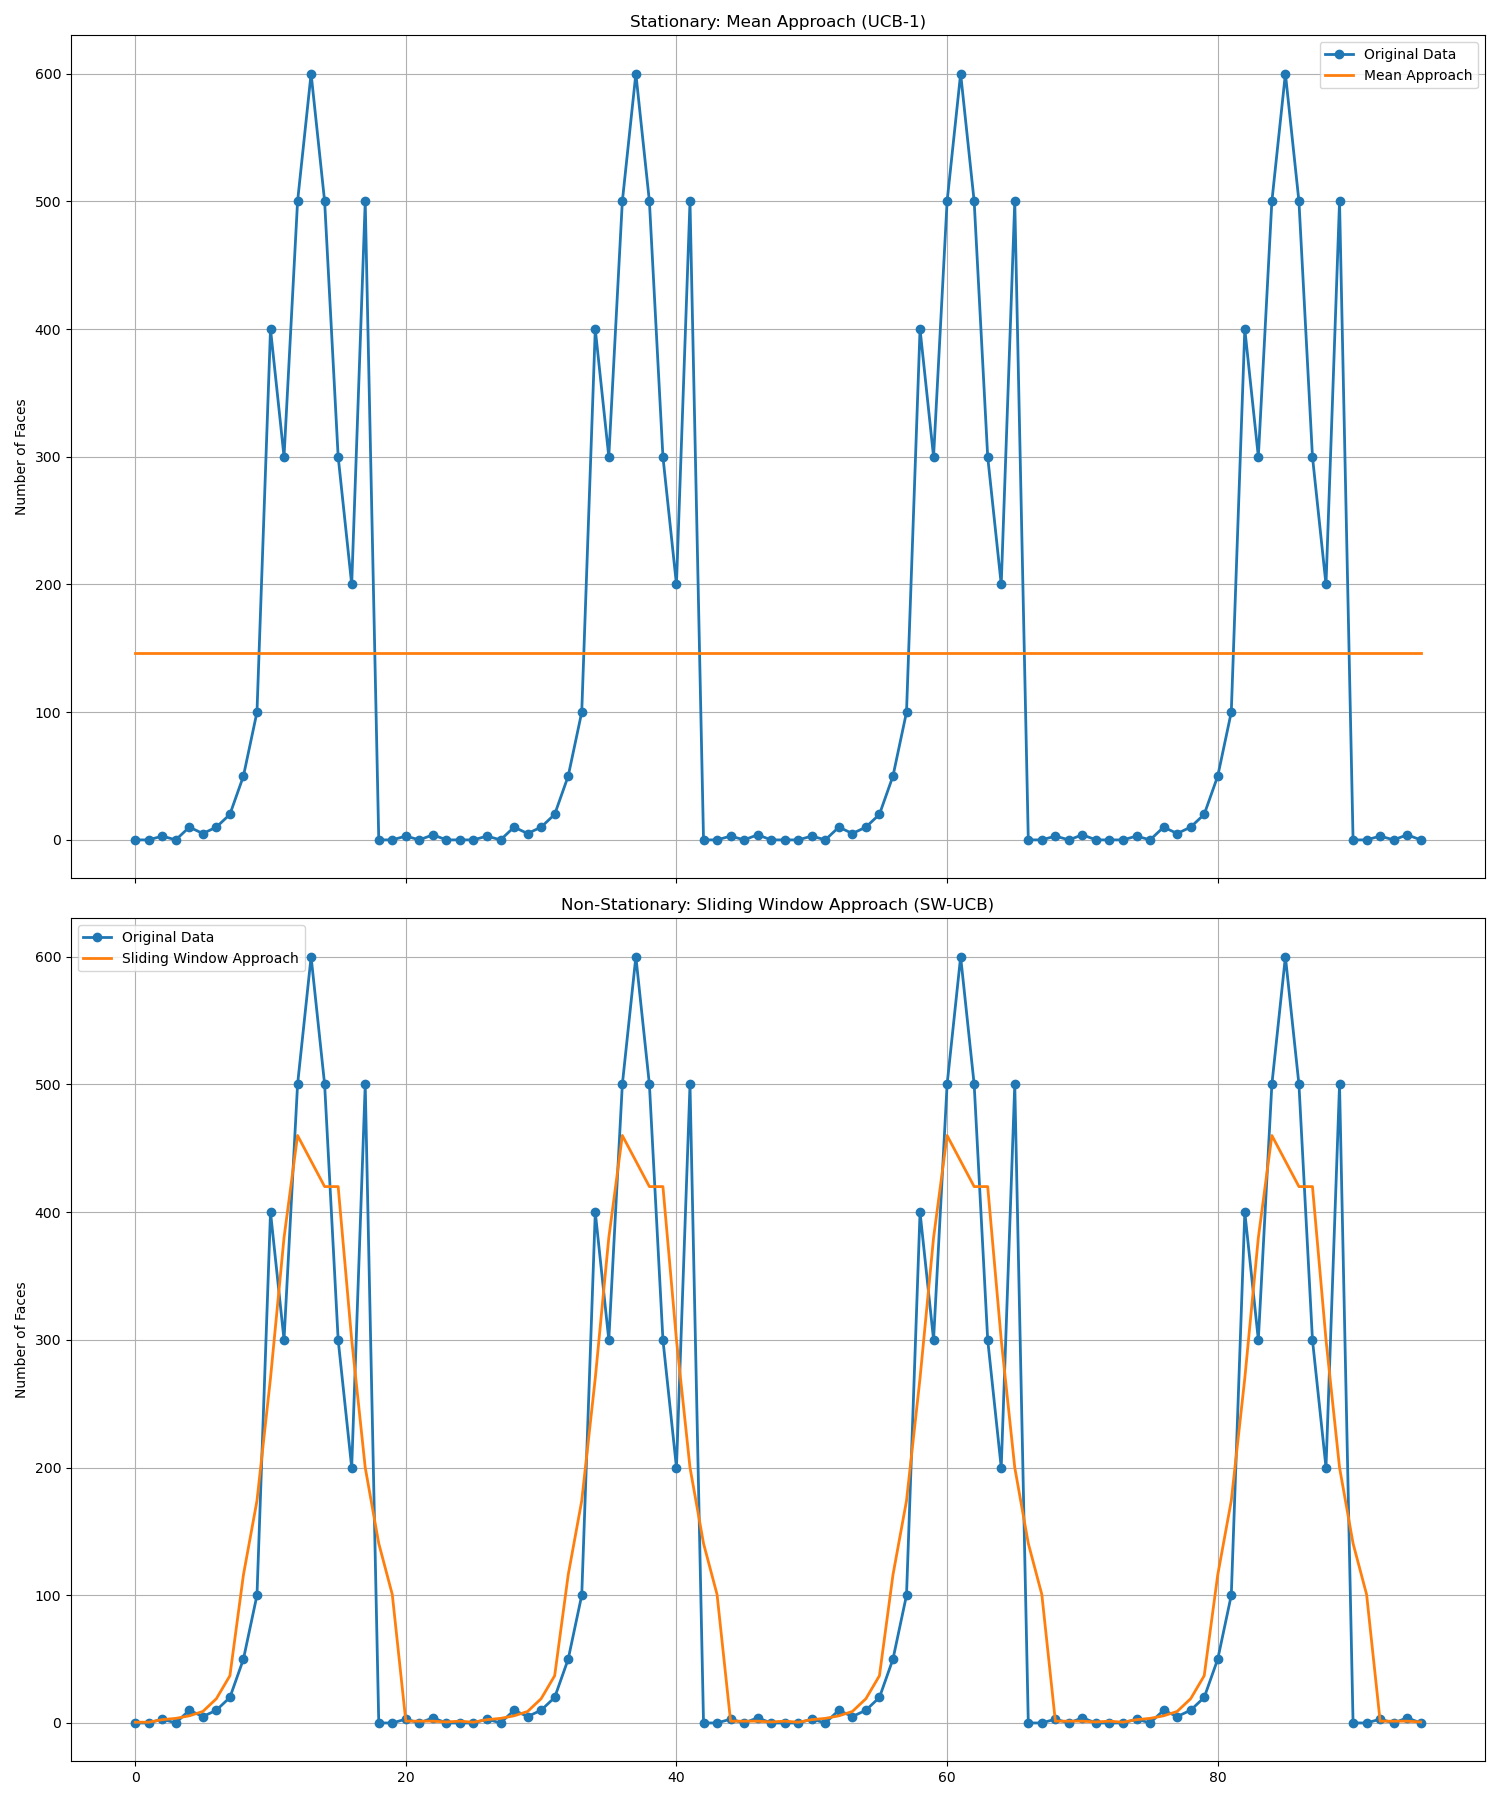

Write Python code to recreate this figure.
# import matplotlib.pyplot as plt
# import numpy as np
#
# def mean_approach(data):
#     return np.mean(data)
#
# def sliding_window_approach(data, window_size=5):
#     return np.convolve(data, np.ones(window_size)/window_size, mode='same')
#
# def discounted_ucb_approach(data, discount_factor=0.9):
#     ucb_values = np.zeros_like(data, dtype=float)
#     for t in range(1, len(data)):
#         ucb_values[t] = data[t] + np.sqrt((1 - discount_factor) * np.log(t) / (t * discount_factor ** t))
#     return ucb_values
#
# # Example data (replace with your own data)
# timesteps = np.arange(0, 24 * 4, 1)
# days = 4
#
# # Repeat the people_count data for 4 days
# people_count = np.array([0, 0, 3, 0, 10, 5, 10, 20, 50, 100, 400, 300, 500, 600, 500, 300, 200, 500, 0, 0, 3, 0, 4, 0])
# people_count = np.tile(people_count, days)
#
# mean_line = mean_approach(people_count)
# sliding_window_line = sliding_window_approach(people_count, window_size=5)
# discounted_ucb_line = discounted_ucb_approach(people_count, discount_factor=0.9)
#
# plt.figure(figsize=(15, 6))
# plt.plot(timesteps, people_count, marker='o', linewidth=2, label='Original Data')
# plt.plot(timesteps, mean_line * np.ones_like(timesteps), linewidth=2, label='Non-Stationary: Mean Approach')
# plt.plot(timesteps, sliding_window_line, linewidth=2, label='Non-Stationary: Sliding Window Approach')
# plt.plot(timesteps, discounted_ucb_line, linewidth=2, label='Non-Stationary: Discounted Approach')
#
# plt.title("Number of People in Shopping Mall for 4 Days")
# plt.xlabel("Time of the Day (Hour)")
# plt.ylabel("Number of Faces")
#
# plt.legend()
# plt.grid(True)
#
# plt.tight_layout()
# plt.savefig("presentation.png")
# plt.show()

import matplotlib.pyplot as plt
import numpy as np

def mean_approach(data):
    return np.mean(data)

def sliding_window_approach(data, window_size=5):
    return np.convolve(data, np.ones(window_size)/window_size, mode='same')

def discounted_ucb_approach(data, discount_factor=0.9):
    ucb_values = np.zeros_like(data, dtype=float)
    for t in range(1, len(data)):
        ucb_values[t] = data[t] + np.sqrt((1 - discount_factor) * np.log(t) / (t * discount_factor ** t))
    return ucb_values

# Example data (replace with your own data)
timesteps = np.arange(0, 24 * 4, 1)
days = 4

# Repeat the people_count data for 4 days
people_count = np.array([0, 0, 3, 0, 10, 5, 10, 20, 50, 100, 400, 300, 500, 600, 500, 300, 200, 500, 0, 0, 3, 0, 4, 0])
people_count = np.tile(people_count, days)

mean_line = mean_approach(people_count)
sliding_window_line = sliding_window_approach(people_count, window_size=5)
discounted_ucb_line = discounted_ucb_approach(people_count, discount_factor=0.9)

fig, axs = plt.subplots(2, 1, figsize=(15, 18), sharex=True)

axs[0].plot(timesteps, people_count, marker='o', linewidth=2, label='Original Data')
axs[0].plot(timesteps, mean_line * np.ones_like(timesteps), linewidth=2, label='Mean Approach')
axs[0].set_title("Stationary: Mean Approach (UCB-1)")
axs[0].set_ylabel("Number of Faces")
axs[0].legend()
axs[0].grid(True)

axs[1].plot(timesteps, people_count, marker='o', linewidth=2, label='Original Data')
axs[1].plot(timesteps, sliding_window_line, linewidth=2, label='Sliding Window Approach')
axs[1].set_title("Non-Stationary: Sliding Window Approach (SW-UCB)")
axs[1].set_ylabel("Number of Faces")
axs[1].legend()
axs[1].grid(True)

# axs[2].plot(timesteps, people_count, marker='o', linewidth=2, label='Original Data')
# axs[2].plot(timesteps, discounted_ucb_line, linewidth=2, label='Discounted UCB Approach')
# axs[2].set_title("Non-Stationary: Discounted UCB Approach (D-UCB)")
# axs[2].set_xlabel("Time of the Day (Hour)")
# axs[2].set_ylabel("Number of Faces")
# axs[2].legend()
# axs[2].grid(True)

plt.tight_layout()
plt.savefig("presentation.png")
plt.show()

# import matplotlib.pyplot as plt
# import numpy as np
#
# def mean_approach(data):
#     return np.mean(data)
#
# def sliding_window_approach(data, window_size=5):
#     return np.convolve(data, np.ones(window_size)/window_size, mode='same')
#
# def discounted_ucb_approach(data, discount_factor=0.9):
#     ucb_values = np.zeros_like(data, dtype=float)
#     for t in range(1, len(data)):
#         ucb_values[t] = data[t] + np.sqrt((1 - discount_factor) * np.log(t) / (t * discount_factor ** t))
#     return ucb_values
#
# # Example data (replace with your own data)
# timesteps = np.arange(0, 24 * 4, 1)
# days = 4
#
# # Repeat the people_count data for 4 days
# people_count = np.array([0, 0, 3, 0, 10, 5, 10, 20, 50, 100, 400, 300, 500, 600, 500, 300, 200, 500, 0, 0, 3, 0, 4, 0])
# people_count = np.tile(people_count, days)
#
# mean_line = mean_approach(people_count)
# sliding_window_line = sliding_window_approach(people_count, window_size=5)
# discounted_ucb_line = discounted_ucb_approach(people_count, discount_factor=0.9)
#
# # Mean Approach
# plt.figure(figsize=(15, 6))
# plt.plot(timesteps, people_count, marker='o', linewidth=2, label='Original Data')
# plt.plot(timesteps, mean_line * np.ones_like(timesteps), linewidth=2, label='Mean Approach')
# plt.title("Stationary: Mean Approach (UCB-1)")
# plt.xlabel("Time of the Day (Hour)")
# plt.ylabel("N Cameras")
# plt.legend()
# plt.grid(True)
# plt.tight_layout()
# plt.savefig("mean_approach.png")
# plt.show()
#
# # Sliding Window Approach
# plt.figure(figsize=(15, 6))
# plt.plot(timesteps, people_count, marker='o', linewidth=2, label='Original Data')
# plt.plot(timesteps, sliding_window_line, linewidth=2, label='Sliding Window Approach')
# plt.title("Non-Stationary: Sliding Window Approach (SW-UCB)")
# plt.xlabel("Time of the Day (Hour)")
# plt.ylabel("N Cameras")
# plt.legend()
# plt.grid(True)
# plt.tight_layout()
# plt.savefig("sliding_window_approach.png")
# plt.show()
#
# # Discounted UCB Approach
# plt.figure(figsize=(15, 6))
# plt.plot(timesteps, people_count, marker='o', linewidth=2, label='Original Data')
# plt.plot(timesteps, discounted_ucb_line, linewidth=2, label='Discounted UCB Approach')
# plt.title("Non-Stationary: Discounted UCB Approach (D-UCB)")
# plt.xlabel("Time of the Day (Hour)")
# plt.ylabel("N Cameras")
# plt.legend()
# plt.grid(True)
# plt.tight_layout()
# plt.savefig("discounted_ucb_approach.png")
# plt.show()
